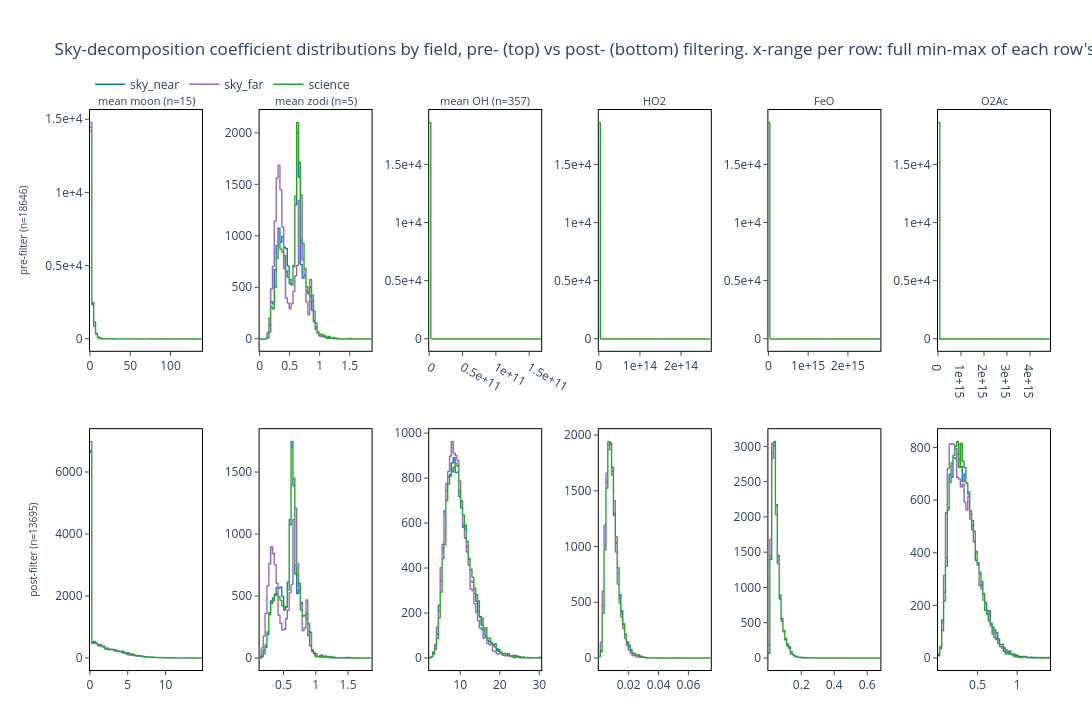

Write notebook code for a chart like this one.
### Code cell
# Preview pre- vs post-filter coefficient histograms (no ML state needed).
from mlp_predictor import diagnostics  # local import: survives kernel-restart edge cases

_tmp = diagnostics.Diagnostics(diagnostics.DiagnosticsContext(
    filtered_triplet=filtered_triplet,
    extras={"triplet": triplet},
)).coef_hist_prepost()
